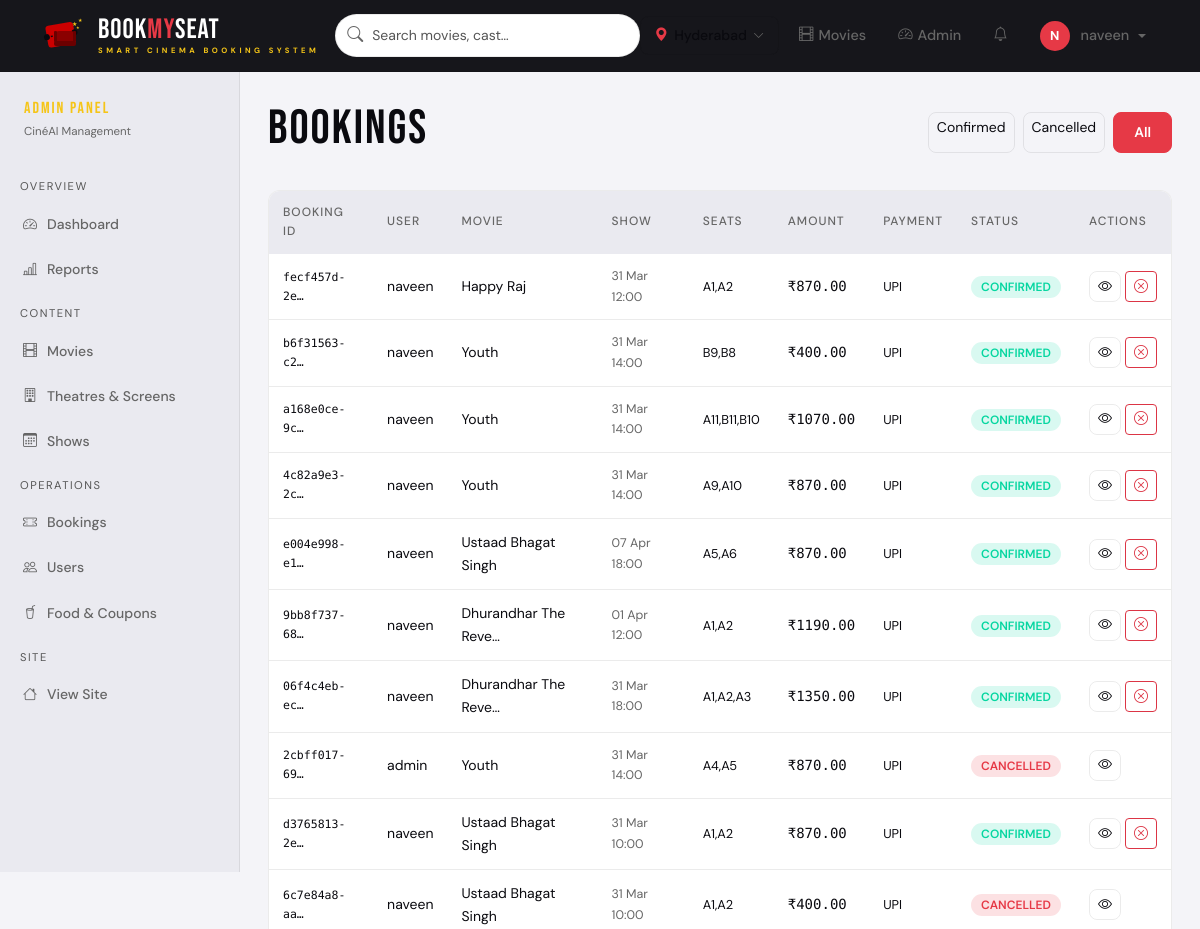
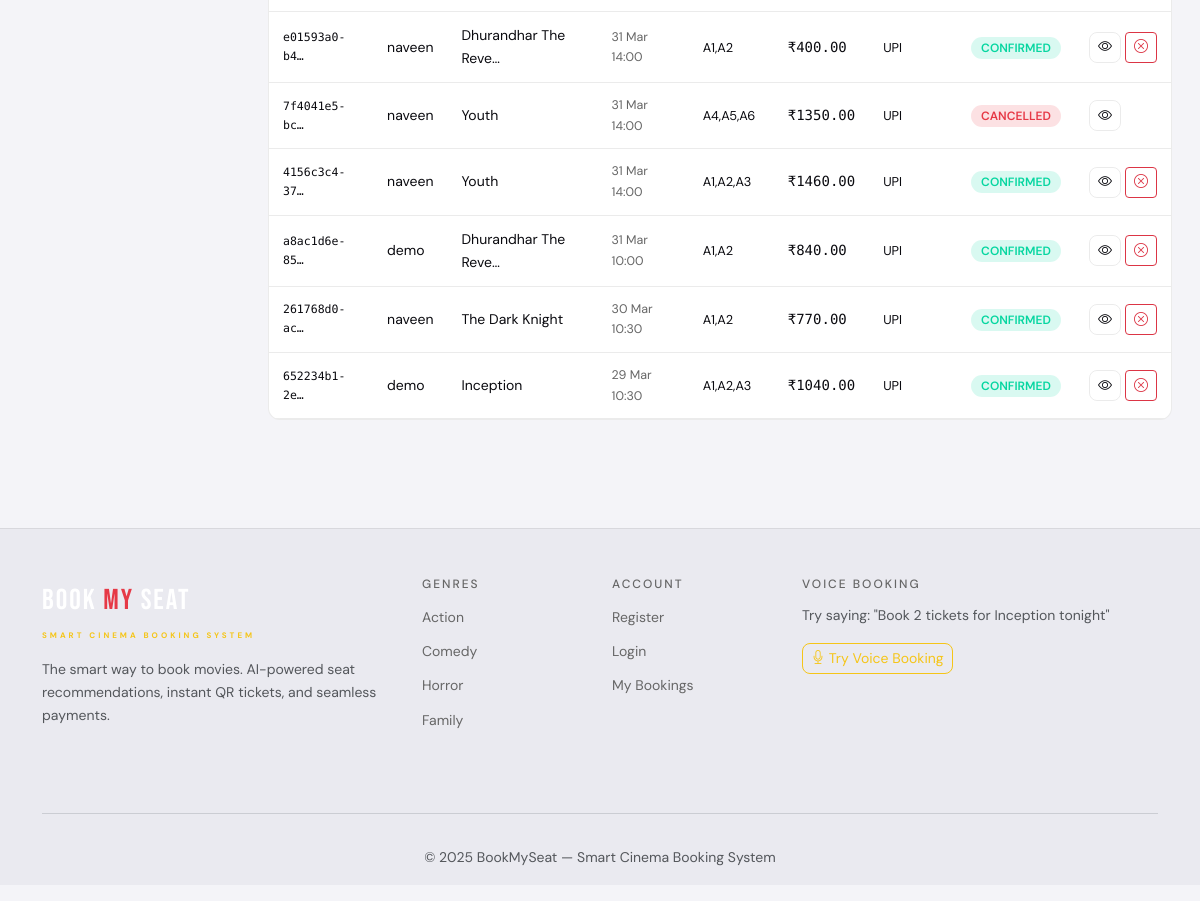
Screenshot of /admin-panel/bookings/ (signed in) with the database file from the repository (2 pictures, top to bottom).
### bookings/models.py (models this page shows, shortened)
class Booking(models.Model):
    STATUS_CHOICES = [
        ('pending', 'Pending'),
        ('confirmed', 'Confirmed'),
        ('cancelled', 'Cancelled'),
        ('refunded', 'Refunded'),
    ]
    PAYMENT_METHOD_CHOICES = [
        ('upi', 'UPI'),
        ('card', 'Card'),
        ('cash', 'Cash'),
    ]
    booking_id = models.UUIDField(default=uuid.uuid4, unique=True, editable=False)
    user = models.ForeignKey(User, on_delete=models.CASCADE, related_name='bookings')
    show = models.ForeignKey(Show, on_delete=models.CASCADE, related_name='bookings')
    seats = models.CharField(max_length=500)  # Comma-separated seat labels
    num_seats = models.PositiveIntegerField(default=1)
    ticket_price = models.DecimalField(max_digits=10, decimal_places=2)
    food_total = models.DecimalField(max_digits=10, decimal_places=2, default=0)
    discount_amount = models.DecimalField(max_digits=10, decimal_places=2, default=0)
    total_amount = models.DecimalField(max_digits=10, decimal_places=2)
    coupon = models.ForeignKey(Coupon, on_delete=models.SET_NULL, null=True, blank=True)
    payment_method = models.CharField(max_length=10, choices=PAYMENT_METHOD_CHOICES,
                                      default='upi')
    payment_status = models.CharField(max_length=20,
                                      choices=[('pending','Pending'),('paid','Paid'),
                                               ('failed','Failed'),('refunded','Refunded')],
                                      default='pending')
    status = models.CharField(max_length=15, choices=STATUS_CHOICES, default='pending')
    qr_code = models.ImageField(upload_to='qr_codes/', blank=True, null=True)
    booked_at = models.DateTimeField(auto_now_add=True)
    cancelled_at = models.DateTimeField(null=True, blank=True)
    refund_amount = models.DecimalField(max_digits=10, decimal_places=2, default=0)
    notes = models.TextField(blank=True)
    class Meta:
        ordering = ['-booked_at']

### movies/models.py (models this page shows, shortened)
class Show(models.Model):
    movie = models.ForeignKey(Movie, on_delete=models.CASCADE, related_name='shows')
    screen = models.ForeignKey(Screen, on_delete=models.CASCADE, related_name='shows')
    show_date = models.DateField()
    show_time = models.TimeField()
    ticket_price = models.DecimalField(max_digits=8, decimal_places=2, default=200.00)
    is_active = models.BooleanField(default=True)
    created_at = models.DateTimeField(auto_now_add=True)
    class Meta:
        ordering = ['show_date', 'show_time']
        unique_together = ['screen', 'show_date', 'show_time']

class Movie(models.Model):
    LANGUAGE_CHOICES = [
        ('english', 'English'),
        ('hindi', 'Hindi'),
        ('telugu', 'Telugu'),
        ('tamil', 'Tamil'),
        ('malayalam', 'Malayalam'),
    ]
    RATING_CHOICES = [
        ('U', 'U - Universal'),
        ('UA', 'UA - Universal Adult'),
        ('A', 'A - Adult'),
    ]
    title = models.CharField(max_length=200)
    slug = models.SlugField(unique=True)
    description = models.TextField()
    cast = models.TextField(help_text='Comma-separated cast names')
    director = models.CharField(max_length=100)
    duration_minutes = models.PositiveIntegerField()
    release_date = models.DateField()
    language = models.CharField(max_length=20, choices=LANGUAGE_CHOICES, default='english')
    rating = models.CharField(max_length=5, choices=RATING_CHOICES, default='UA')
    imdb_score = models.DecimalField(max_digits=3, decimal_places=1, default=7.0)
    poster = models.ImageField(upload_to='posters/', blank=True, null=True)
    poster_url = models.URLField(blank=True, help_text='External poster URL if no upload')
    trailer_url = models.URLField(blank=True, help_text='YouTube embed URL')
    categories = models.ManyToManyField(Category, related_name='movies')
    is_active = models.BooleanField(default=True)
    is_featured = models.BooleanField(default=False)
    created_at = models.DateTimeField(auto_now_add=True)
    tags = models.CharField(max_length=500, blank=True,
                            help_text='Keywords for AI recommendations')
    class Meta:
        ordering = ['-release_date']

### admin_panel/views.py (the view)
# urls.py: path('bookings/', views.booking_list, name='booking_list'),
@login_required
@admin_required
def booking_list(request):
    status_filter = request.GET.get('status', '')
    bookings = Booking.objects.select_related(
        'user', 'show__movie'
    ).order_by('-booked_at')
    if status_filter:
        bookings = bookings.filter(status=status_filter)
    return render(request, 'admin_panel/booking_list.html',
                  {'bookings': bookings, 'status_filter': status_filter})

### admin_panel/views.py (called while the page is built)
def is_admin(user):
    return user.is_authenticated and (user.is_staff or user.is_superuser)

### templates/admin_panel/booking_list.html (shortened to what this page needs)
{% extends 'admin_panel/base_admin.html' %}
{% block admin_content %}
<div class="d-flex justify-content-between align-items-center mb-4">
  <h2 style="font-family:var(--font-display);letter-spacing:2px">BOOKINGS</h2>
  <div class="d-flex gap-2">
    <a href="?status=confirmed" class="btn btn-sm {% if status_filter == 'confirmed' %}btn-primary{% else %}btn-outline-light{% endif %}">Confirmed</a>
    <a href="?status=cancelled" class="btn btn-sm {% if status_filter == 'cancelled' %}btn-primary{% else %}btn-outline-light{% endif %}">Cancelled</a>
    <a href="?" class="btn btn-sm {% if not status_filter %}btn-primary{% else %}btn-outline-light{% endif %}">All</a>
  </div>
</div>
<div class="admin-table-wrap">
  <div style="overflow-x:auto">
    <table class="admin-table">
      <thead><tr><th>Booking ID</th><th>User</th><th>Movie</th><th>Show</th><th>Seats</th><th>Amount</th><th>Payment</th><th>Status</th><th>Actions</th></tr></thead>
      <tbody>
        {% for booking in bookings %}
        <tr>
          <td class="mono" style="font-size:.72rem">{{ booking.booking_id|truncatechars:12 }}</td>
          <td>{{ booking.user.username }}</td>
          <td>{{ booking.show.movie.title|truncatechars:20 }}</td>
          <td style="font-size:.78rem;color:var(--text-muted)">{{ booking.show.show_date|date:"d M" }} {{ booking.show.show_time|time:"H:i" }}</td>
          <td style="font-size:.8rem">{{ booking.seats|truncatechars:20 }}</td>
          <td class="mono">₹{{ booking.total_amount }}</td>
          <td style="font-size:.8rem">{{ booking.get_payment_method_display }}</td>
          <td><span class="booking-status status-{{ booking.status }}">{{ booking.get_status_display }}</span></td>
          <td>
            <div class="d-flex gap-1">
              <a href="{% url 'bookings:ticket_confirmation' booking.booking_id %}" target="_blank" class="btn btn-outline-light btn-sm"><i class="bi bi-eye"></i></a>
              {% if booking.status == 'confirmed' %}
              <form method="post" action="{% url 'admin_panel:cancel_booking' booking.booking_id %}" onsubmit="return confirm('Cancel and refund this booking?')">
                <button class="btn btn-outline-danger btn-sm"><i class="bi bi-x-circle"></i></button>
              </form>
              {% endif %}
            </div>
          </td>
        </tr>
        {% empty %}
        <tr><td colspan="9" class="text-center text-muted py-4">No bookings found</td></tr>
        {% endfor %}
      </tbody>
    </table>
  </div>
</div>
{% endblock %}

### templates/base.html (shortened to what this page needs)
{% load static %}
<!DOCTYPE html>
<html lang="en" data-theme="{% if request.user.is_authenticated and request.user.profile.dark_mode %}dark{% else %}light{% endif %}">
<head>
  <link href="https://cdn.jsdelivr.net/npm/bootstrap@5.3.2/dist/css/bootstrap.min.css" rel="stylesheet">
  <link href="https://cdn.jsdelivr.net/npm/bootstrap-icons@1.11.3/font/bootstrap-icons.css" rel="stylesheet">
</head>
<body>
<nav class="navbar navbar-expand-lg sticky-top" id="mainNav">
  <div class="container-xl">
    <a class="navbar-brand" href="{% url 'movies:homepage' %}">
      <svg class="brand-logo-svg" width="46" height="46"
           viewBox="0 0 46 46" xmlns="http://www.w3.org/2000/svg">
        <text x="30" y="13" font-size="6" fill="#f5c518">★</text>
        <text x="36" y="9"  font-size="5" fill="#f5c518">★</text>
      </svg>
      <div class="brand-text-wrap">
        <div class="brand-main">
          <span class="w">Book</span><span class="r">My</span><span class="w">Seat</span>
        </div>
        <div class="brand-tagline">Smart Cinema Booking System</div>
      </div>
    </a>
    <div class="collapse navbar-collapse" id="navMenu">
      <div class="nav-search mx-auto">
        <div class="search-wrap">
          <input type="text" id="liveSearch"
                 placeholder="Search movies, cast…" autocomplete="off">
        </div>
      </div>
      <ul class="navbar-nav ms-auto align-items-center gap-2">
        <li class="nav-item">
          <button class="city-selector-btn"
                  onclick="openCityModal()"
                  id="citySelectorBtn">
            <i class="bi bi-geo-alt-fill"></i>
            <span class="city-name" id="selectedCityName">Hyderabad</span>
            <i class="bi bi-chevron-down chevron"></i>
          </button>
        </li>
        <li class="nav-item">
          <a class="nav-link" href="{% url 'movies:homepage' %}">
            <i class="bi bi-film"></i> Movies
          </a>
        </li>
        {% if user.is_authenticated %}
          {% if user.is_staff %}
          <li class="nav-item">
            <a class="nav-link text-warning"
               href="{% url 'admin_panel:dashboard' %}">
              <i class="bi bi-speedometer2"></i> Admin
            </a>
          </li>
          {% endif %}
          <li class="nav-item dropdown">
            <a class="nav-link position-relative"
               href="#" data-bs-toggle="dropdown">
              <i class="bi bi-bell"></i>
            </a>
          </li>
          <li class="nav-item dropdown">
            <a class="nav-link dropdown-toggle user-avatar-btn"
               href="#" data-bs-toggle="dropdown">
              <span class="avatar-circle">
                {{ user.username|first|upper }}
              </span>
              {{ user.username }}
            </a>
          </li>
        {% endif %}
      </ul>
    </div>
  </div>
</nav>
<main>{% block content %}{% endblock %}</main>
<footer class="site-footer">
  <div class="container-xl">
    <div class="row g-4 py-5">
      <div class="col-lg-4">
        <div class="brand-xl mb-3">
          <span style="color:#fff">Book</span>
          <span style="color:#e63946">My</span>
          <span style="color:#fff">Seat</span>
          <div style="font-size:.5rem;letter-spacing:3px;
                      color:var(--accent-gold);
                      font-family:'DM Sans',sans-serif;
                      font-weight:700;margin-top:4px">
            SMART CINEMA BOOKING SYSTEM
          </div>
        </div>
        <p class="text-muted small">
          The smart way to book movies. AI-powered seat recommendations,
          instant QR tickets, and seamless payments.
        </p>
      </div>
      <div class="col-lg-2">
        <h6 class="footer-heading">Genres</h6>
        <ul class="footer-links">
          <li><a href="/?category=action">Action</a></li>
          <li><a href="/?category=comedy">Comedy</a></li>
          <li><a href="/?category=horror">Horror</a></li>
          <li><a href="/?category=family">Family</a></li>
        </ul>
      </div>
      <div class="col-lg-2">
        <h6 class="footer-heading">Account</h6>
        <ul class="footer-links">
          <li><a href="{% url 'accounts:register' %}">Register</a></li>
          <li><a href="{% url 'accounts:login' %}">Login</a></li>
          <li><a href="{% url 'accounts:profile' %}">My Bookings</a></li>
        </ul>
      </div>
      <div class="col-lg-4">
        <h6 class="footer-heading">Voice Booking</h6>
        <p class="text-muted small">
          Try saying: "Book 2 tickets for Inception tonight"
        </p>
        <button class="btn btn-outline-primary btn-sm"
                id="footerVoiceBtn">
          <i class="bi bi-mic"></i> Try Voice Booking
        </button>
      </div>
    </div>
    <hr class="border-secondary">
    <p class="text-center text-muted small py-3">
      © 2025 BookMySeat — Smart Cinema Booking System
    </p>
  </div>
</footer>
</body>
</html>

### rows the page displays
Booking: booking_id "fecf457d-2e…", user.username "naveen", show.movie "Happy Raj", show.show_date "31 Mar", show.show_time "12:00", seats "A1,A2", total_amount "870.00", payment_method "UPI", status "CONFIRMED"
Booking: booking_id "b6f31563-c2…", user.username "naveen", show.movie "Youth", show.show_date "31 Mar", show.show_time "14:00", seats "B9,B8", total_amount "400.00", payment_method "UPI", status "CONFIRMED"
Booking: booking_id "a168e0ce-9c…", user.username "naveen", show.movie "Youth", show.show_date "31 Mar", show.show_time "14:00", seats "A11,B11,B10", total_amount "1070.00", payment_method "UPI", status "CONFIRMED"
Booking: booking_id "4c82a9e3-2c…", user.username "naveen", show.movie "Youth", show.show_date "31 Mar", show.show_time "14:00", seats "A9,A10", total_amount "870.00", payment_method "UPI", status "CONFIRMED"
Booking: booking_id "e004e998-e1…", user.username "naveen", show.movie "Ustaad Bhagat Singh", show.show_date "07 Apr", show.show_time "18:00", seats "A5,A6", total_amount "870.00", payment_method "UPI", status "CONFIRMED"
Booking: booking_id "9bb8f737-68…", user.username "naveen", show.movie "Dhurandhar The Reve…", show.show_date "01 Apr", show.show_time "12:00", seats "A1,A2", total_amount "1190.00", payment_method "UPI", status "CONFIRMED"
Booking: booking_id "06f4c4eb-ec…", user.username "naveen", show.movie "Dhurandhar The Reve…", show.show_date "31 Mar", show.show_time "18:00", seats "A1,A2,A3", total_amount "1350.00", payment_method "UPI", status "CONFIRMED"
Booking: booking_id "2cbff017-69…", user.username "admin", show.movie "Youth", show.show_date "31 Mar", show.show_time "14:00", seats "A4,A5", total_amount "870.00", payment_method "UPI", status "CANCELLED"
Booking: booking_id "d3765813-2e…", user.username "naveen", show.movie "Ustaad Bhagat Singh", show.show_date "31 Mar", show.show_time "10:00", seats "A1,A2", total_amount "870.00", payment_method "UPI", status "CONFIRMED"
Booking: booking_id "6c7e84a8-aa…", user.username "naveen", show.movie "Ustaad Bhagat Singh", show.show_date "31 Mar", show.show_time "10:00", seats "A1,A2", total_amount "400.00", payment_method "UPI", status "CANCELLED"
Booking: booking_id "e01593a0-b4…", user.username "naveen", show.movie "Dhurandhar The Reve…", show.show_date "31 Mar", show.show_time "14:00", seats "A1,A2", total_amount "400.00", payment_method "UPI", status "CONFIRMED"
Booking: booking_id "7f4041e5-bc…", user.username "naveen", show.movie "Youth", show.show_date "31 Mar", show.show_time "14:00", seats "A4,A5,A6", total_amount "1350.00", payment_method "UPI", status "CANCELLED"
Booking: booking_id "4156c3c4-37…", user.username "naveen", show.movie "Youth", show.show_date "31 Mar", show.show_time "14:00", seats "A1,A2,A3", total_amount "1460.00", payment_method "UPI", status "CONFIRMED"
Booking: booking_id "a8ac1d6e-85…", user.username "demo", show.movie "Dhurandhar The Reve…", show.show_date "31 Mar", show.show_time "10:00", seats "A1,A2", total_amount "840.00", payment_method "UPI", status "CONFIRMED"
Booking: booking_id "261768d0-ac…", user.username "naveen", show.movie "The Dark Knight", show.show_date "30 Mar", show.show_time "10:30", seats "A1,A2", total_amount "770.00", payment_method "UPI", status "CONFIRMED"
Booking: booking_id "652234b1-2e…", user.username "demo", show.movie "Inception", show.show_date "29 Mar", show.show_time "10:30", seats "A1,A2,A3", total_amount "1040.00", payment_method "UPI", status "CONFIRMED"

### other values shown
{{ user.username|first|upper }} "N"
{{ user.username }} "naveen"
